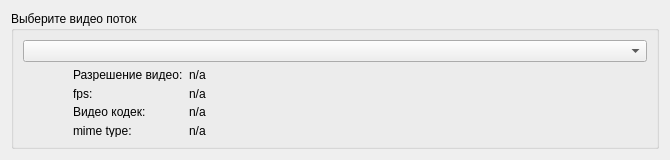
<?xml version="1.0" encoding="UTF-8"?>
<ui version="4.0">
 <class>DashVideoStreamsWidget</class>
 <widget class="QWidget" name="DashVideoStreamsWidget">
  <property name="geometry">
   <rect>
    <x>0</x>
    <y>0</y>
    <width>670</width>
    <height>160</height>
   </rect>
  </property>
  <property name="minimumSize">
   <size>
    <width>670</width>
    <height>160</height>
   </size>
  </property>
  <property name="maximumSize">
   <size>
    <width>670</width>
    <height>160</height>
   </size>
  </property>
  <property name="windowTitle">
   <string>Form</string>
  </property>
  <layout class="QVBoxLayout" name="verticalLayout_2">
   <item>
    <widget class="QGroupBox" name="groupBox">
     <property name="minimumSize">
      <size>
       <width>0</width>
       <height>0</height>
      </size>
     </property>
     <property name="maximumSize">
      <size>
       <width>16777215</width>
       <height>200</height>
      </size>
     </property>
     <property name="title">
      <string>Выберите видео поток</string>
     </property>
     <layout class="QVBoxLayout" name="verticalLayout">
      <item>
       <widget class="QComboBox" name="tracks">
        <property name="minimumSize">
         <size>
          <width>500</width>
          <height>0</height>
         </size>
        </property>
       </widget>
      </item>
      <item>
       <layout class="QHBoxLayout" name="horizontalLayout">
        <item>
         <layout class="QFormLayout" name="formLayout">
          <property name="leftMargin">
           <number>50</number>
          </property>
          <item row="0" column="0">
           <widget class="QLabel" name="label_2">
            <property name="minimumSize">
             <size>
              <width>100</width>
              <height>0</height>
             </size>
            </property>
            <property name="text">
             <string>Разрешение видео:</string>
            </property>
           </widget>
          </item>
          <item row="0" column="1">
           <widget class="QLabel" name="videoResolutionLabel">
            <property name="minimumSize">
             <size>
              <width>100</width>
              <height>0</height>
             </size>
            </property>
            <property name="text">
             <string>n/a</string>
            </property>
           </widget>
          </item>
          <item row="1" column="0">
           <widget class="QLabel" name="label_5">
            <property name="minimumSize">
             <size>
              <width>100</width>
              <height>0</height>
             </size>
            </property>
            <property name="text">
             <string>fps:</string>
            </property>
           </widget>
          </item>
          <item row="1" column="1">
           <widget class="QLabel" name="videoFpsLabel">
            <property name="minimumSize">
             <size>
              <width>100</width>
              <height>0</height>
             </size>
            </property>
            <property name="text">
             <string>n/a</string>
            </property>
           </widget>
          </item>
          <item row="2" column="0">
           <widget class="QLabel" name="label_3">
            <property name="minimumSize">
             <size>
              <width>100</width>
              <height>0</height>
             </size>
            </property>
            <property name="text">
             <string>Видео кодек:</string>
            </property>
           </widget>
          </item>
          <item row="2" column="1">
           <widget class="QLabel" name="videoCodecLabel">
            <property name="minimumSize">
             <size>
              <width>100</width>
              <height>0</height>
             </size>
            </property>
            <property name="text">
             <string>n/a</string>
            </property>
           </widget>
          </item>
          <item row="3" column="0">
           <widget class="QLabel" name="label_4">
            <property name="minimumSize">
             <size>
              <width>100</width>
              <height>0</height>
             </size>
            </property>
            <property name="text">
             <string>mime type:</string>
            </property>
           </widget>
          </item>
          <item row="3" column="1">
           <widget class="QLabel" name="mimeTypeLabel">
            <property name="minimumSize">
             <size>
              <width>100</width>
              <height>0</height>
             </size>
            </property>
            <property name="text">
             <string>n/a</string>
            </property>
           </widget>
          </item>
         </layout>
        </item>
        <item>
         <spacer name="horizontalSpacer">
          <property name="orientation">
           <enum>Qt::Horizontal</enum>
          </property>
          <property name="sizeType">
           <enum>QSizePolicy::Expanding</enum>
          </property>
          <property name="sizeHint" stdset="0">
           <size>
            <width>50</width>
            <height>20</height>
           </size>
          </property>
         </spacer>
        </item>
       </layout>
      </item>
     </layout>
    </widget>
   </item>
  </layout>
 </widget>
 <resources/>
 <connections/>
</ui>
